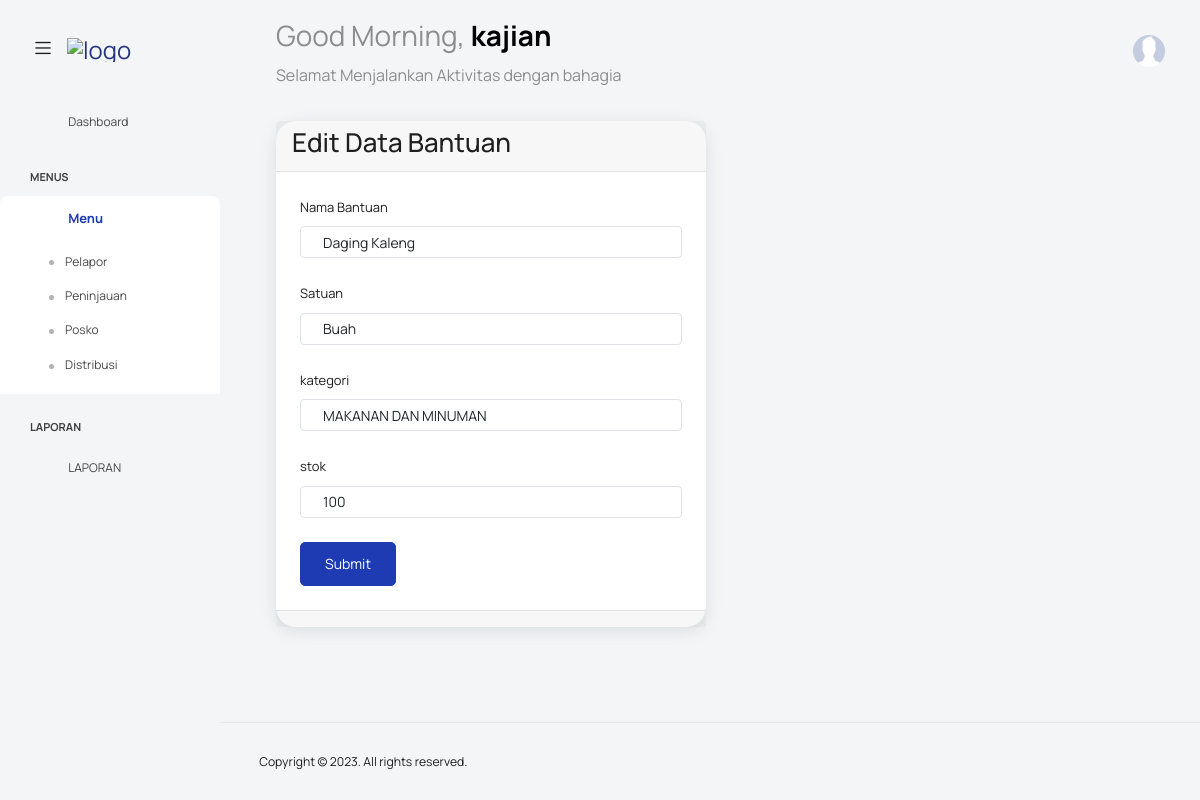
The app's page /?bantuan=edit&id=106 (signed in) with its own data.
### tables this page shows
CREATE TABLE `bantuan` (
  `id_bantuan` int(11) NOT NULL,
  `nama_bantuan` varchar(50) DEFAULT NULL,
  `kategori` varchar(20) DEFAULT NULL,
  `satuan` varchar(20) DEFAULT NULL,
  `stok` int(20) DEFAULT NULL
);

### config/config.php (called while the page is built, shortened)
<?php
class Config {
    public function UrlWeb(){
        $url = "http://localhost/pengaduan-bpbd";
        return $url;
    }
    public function TemplateAdmin($page){
        $url = $this->UrlWeb();
        include "views/partials/_header.php";
        include "views/partials/_navbar.php";
        include "views/partials/_sidebar.php";
        include $page;
        include "views/partials/_footer.php";
    }
}

### function.php (called while the page is built, shortened)
<?php
function Querysatudata($query){
    $koneksi = mysqli_connect("localhost","root","","pengaduan-bpbd");
    $query_cek = mysqli_query($koneksi, $query);
    return mysqli_fetch_array($query_cek, MYSQLI_BOTH);
}

### views/bantuan/bantuan_edit.php (the view, shortened to what this page needs)
  <?php
    $cari_bantuan_berdasarkan_id_bantuan = "SELECT * FROM bantuan WHERE id_bantuan = " . $_GET['id'] . "";
    $satu_bantuan = Querysatudata($cari_bantuan_berdasarkan_id_bantuan);
  ?>
<div class="main-panel">
  <div class="content-wrapper">
    <div class="row">
    <div class="col-lg-6 grid-margin stretch-card">
        <div class="card">
          <div class="card-header">
            <h2>Edit Data Bantuan</h2>
          </div>
          <div class="card-body">
            <div class="row">
              <form class="forms-sample" action="<?= $url ?>/?bantuan=update" method="POST" enctype="multipart/form-data">
                <div class="form-group">
                    <label for="nama_bantuan">Nama Bantuan</label>
                    <input type="text" class="form-control p-input" id="nama_bantuan" aria-describedby="nama_bantuan" name="nama_bantuan" value="<?= $satu_bantuan['nama_bantuan'] ?>">
                </div>
                <div class="form-group">
                    <label for="satuan">Satuan</label>
                    <input type="text" class="form-control p-input" id="satuan" aria-describedby="satuan" name="satuan" value="<?= $satu_bantuan['satuan'] ?>" placeholder="Enter Nama Lengkap">
                  </div>
                <div class="form-group">
                    <label for="kategori">kategori</label>
                    <input type="text" class="form-control p-input" id="kategori" aria-describedby="kategori" name="kategori" value="<?= $satu_bantuan['kategori'] ?>" placeholder="Enter Nama Lengkap">
                  </div>
                <div class="form-group">
                    <label for="stok">stok</label>
                    <input type="text" class="form-control p-input" id="stok" aria-describedby="stok" name="stok" value="<?= $satu_bantuan['stok'] ?>" placeholder="Enter Nama Lengkap">
                </div>
                <div class="col-12">
                    <button type="submit" class="btn btn-primary">Submit</button>
                </div>
            </form>
            </div>
          </div>
          <div class="card-footer">
          </div>
        </div>
      </div>
    </div>
  </div>

### records on screen
bantuan: nama_bantuan "Daging Kaleng", satuan "Buah", kategori "MAKANAN DAN MINUMAN", stok "100"

### other values on screen
$_SESSION['username'] "kajian"
